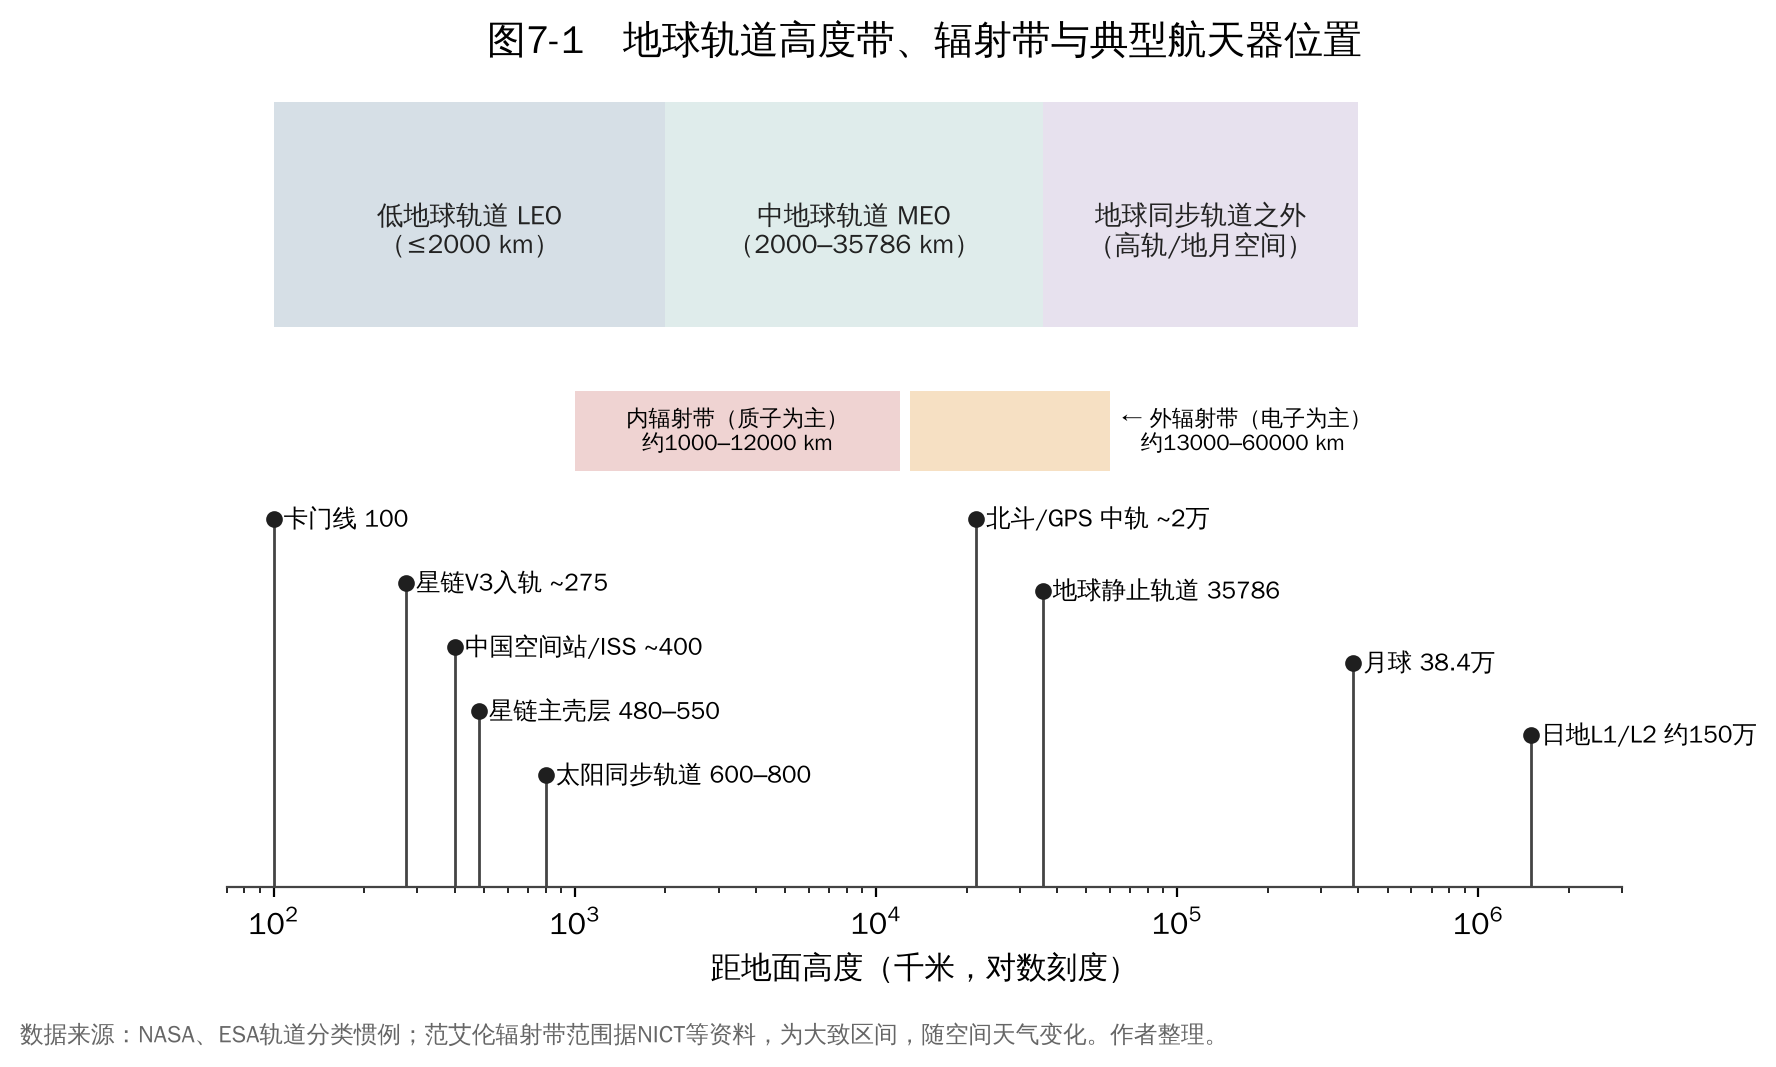

Python code for this plot:
import sys, pathlib
sys.path.insert(0, str(pathlib.Path(__file__).resolve().parents[2] / "common"))
from chartstyle import plt, PALETTE, ACCENT, GREY, save, source_note
import matplotlib.patches as mpatches

fig, ax = plt.subplots(figsize=(9, 5.2))
ax.set_xscale("log")
ax.set_xlim(70, 3e6)
ax.set_ylim(0, 10)
ax.grid(False)
ax.spines["left"].set_visible(False)
ax.set_yticks([])

# bands (km)
bands = [
    (100, 2000, "低地球轨道 LEO\n（≤2000 km）", PALETTE[0], 8.2),
    (2000, 35786, "中地球轨道 MEO\n（2000–35786 km）", PALETTE[2], 8.2),
    (35786, 400000, "地球同步轨道之外\n（高轨/地月空间）", PALETTE[4], 8.2),
]
for lo, hi, label, c, y in bands:
    ax.axvspan(lo, hi, ymin=0.70, ymax=0.98, color=c, alpha=0.18, lw=0)
    ax.text((lo*hi)**0.5, y, label, ha="center", va="center", fontsize=9.5, color="#222222")

# Van Allen belts
ax.axvspan(1000, 12000, ymin=0.52, ymax=0.62, color=ACCENT, alpha=0.25, lw=0)
ax.text((1000*12000)**0.5, 5.7, "内辐射带（质子为主）\n约1000–12000 km", ha="center", va="center", fontsize=8)
ax.axvspan(13000, 60000, ymin=0.52, ymax=0.62, color=PALETTE[3], alpha=0.30, lw=0)
ax.text(65000, 5.7, "← 外辐射带（电子为主）\n   约13000–60000 km", ha="left", va="center", fontsize=8)

# markers
marks = [
    (100, "卡门线 100", 4.3),
    (275, "星链V3入轨 ~275", 3.5),
    (400, "中国空间站/ISS ~400", 2.7),
    (480, "星链主壳层 480–550", 1.9),
    (800, "太阳同步轨道 600–800", 1.1),
    (21500, "北斗/GPS 中轨 ~2万", 4.3),
    (35786, "地球静止轨道 35786", 3.4),
    (384400, "月球 38.4万", 2.5),
    (1.5e6, "日地L1/L2 约150万", 1.6),
]
for x, label, y in marks:
    ax.axvline(x, ymin=0, ymax=y/10 + 0.03, color="#444444", lw=1)
    ax.plot([x], [y + 0.3], marker="o", ms=5, color="#1F1F1F")
    ax.text(x * 1.08, y + 0.3, label, fontsize=8.8, va="center", ha="left")

ax.set_xlabel("距地面高度（千米，对数刻度）")
ax.set_title("图7-1　地球轨道高度带、辐射带与典型航天器位置")
source_note(fig, "数据来源：NASA、ESA轨道分类惯例；范艾伦辐射带范围据NICT等资料，为大致区间，随空间天气变化。作者整理。")
save(fig, __file__)
